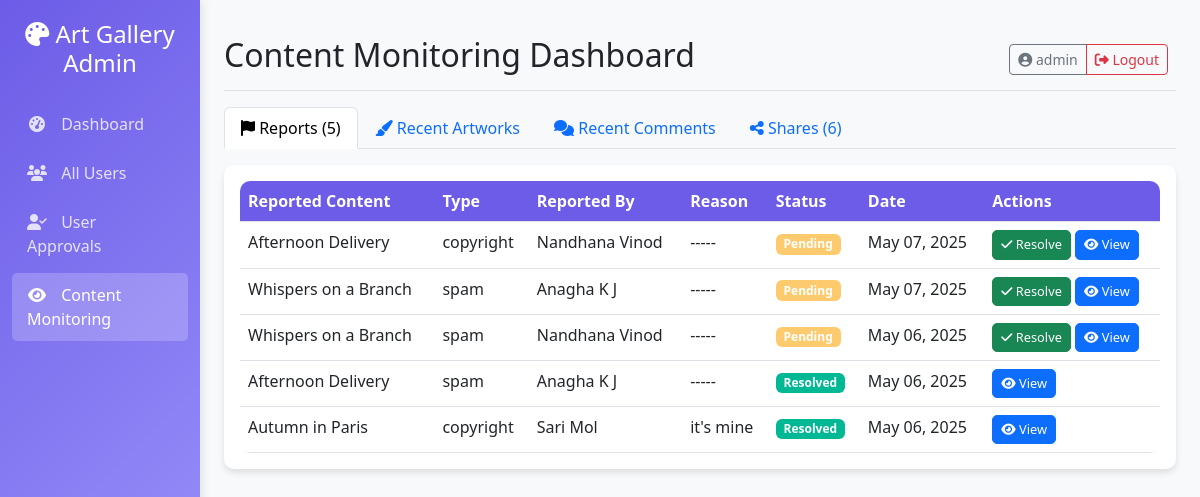
Page /admin_content/ (signed in) on the earlier database version.
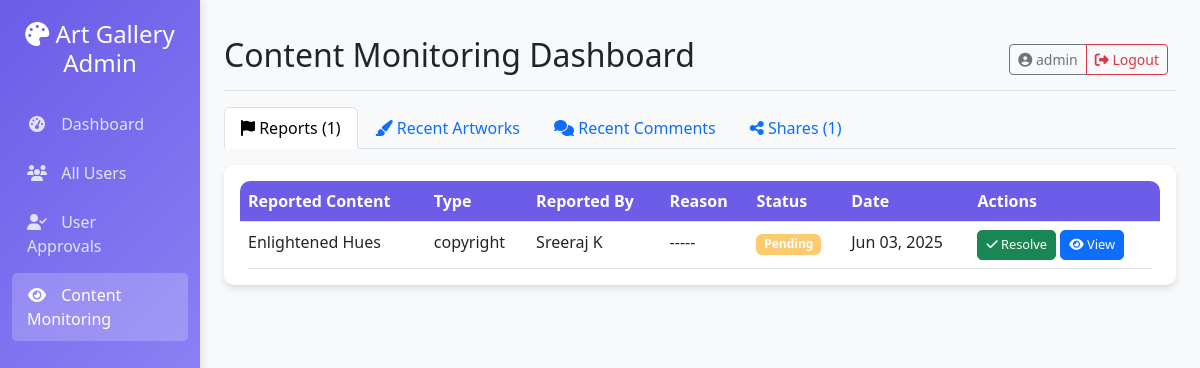
Same page on the later database version.
### Art/models.py (models this page shows, shortened)
class Report(models.Model):
    REPORT_TYPES = (
        ('spam', 'Spam'),
        ('inappropriate', 'Inappropriate Content'),
        ('copyright', 'Copyright Violation'),
        ('other', 'Other')
    )
    reporter = models.ForeignKey(
        User,
        on_delete=models.CASCADE,
        limit_choices_to={'is_approved': True}
    )
    artwork = models.ForeignKey(
        Artwork,
        on_delete=models.CASCADE
    )
    report_type = models.CharField(max_length=20, choices=REPORT_TYPES)
    details = models.TextField(blank=True)
    created_at = models.DateTimeField(auto_now_add=True)
    is_resolved = models.BooleanField(default=False)
    resolved_by = models.ForeignKey(
        User,
        on_delete=models.SET_NULL,
        null=True,
        blank=True,
        related_name='resolved_reports',
        limit_choices_to={'is_superuser': True}
    )
    class Meta:
        ordering = ['-created_at']

class Artwork(models.Model):
    artist = models.ForeignKey(
        User,
        on_delete=models.CASCADE,
        limit_choices_to={'user_type': 'artist', 'is_approved': True}
    )
    title = models.CharField(max_length=200)
    image = models.ImageField(upload_to='artworks/')
    description = models.TextField(blank=True)
    upload_date = models.DateTimeField(auto_now_add=True)
    tags = models.CharField(max_length=255, blank=True)
    class Meta:
        ordering = ['-upload_date']

class User(AbstractUser):
    USER_TYPE_CHOICES = (
        ('artist', 'Artist'),
        ('viewer', 'Viewer')
    )
    user_type = models.CharField(max_length=10, choices=USER_TYPE_CHOICES)
    bio = models.TextField(blank=True)
    profile_picture = models.ImageField(upload_to='profiles/', blank=True)
    website = models.URLField(blank=True)
    created_at = models.DateTimeField(auto_now_add=True)
    class Meta:
        permissions = [
            ("approve_user", "Can approve/reject user accounts"),
            ("manage_content", "Can moderate content")
        ]

### Art/views.py (the view)
# urls.py: path('admin_content/', views.content_monitoring, name='admin_content_monitoring'),
@login_required(login_url='login')
def content_monitoring(request):
    artworks = Artwork.objects.all().order_by('-upload_date')
    comments = Comment.objects.all().order_by('-created_at')
    reports = Report.objects.all().order_by('-created_at')
    shares = Share.objects.all().order_by('-shared_at')
    return render(request, 'adminT/content_monitoring.html', {
        'artworks': artworks[:20],
        'comments': comments[:20],
        'reports': reports,
        'shares': shares[:50],
    })

### Art/templates/adminT/content_monitoring.html (shortened to what the changed rows need)
{% extends 'adminT/admin_base.html' %}
{% block heading %}Content Monitoring Dashboard{% endblock %}
{% block content %}
<ul class="nav nav-tabs" id="contentTabs" role="tablist">
    <li class="nav-item" role="presentation">
        <button class="nav-link active" id="reports-tab" data-bs-toggle="tab" data-bs-target="#reports" type="button"
            role="tab" aria-controls="reports" aria-selected="true">
            <i class="fas fa-flag"></i> Reports ({{ reports.count }})
        </button>
    </li>
    <li class="nav-item" role="presentation">
        <button class="nav-link" id="shares-tab" data-bs-toggle="tab" data-bs-target="#shares" type="button" role="tab"
            aria-controls="shares" aria-selected="false">
            <i class="fas fa-share-alt"></i> Shares ({{ shares.count }})
        </button>
    </li>
</ul>
<div class="tab-content mt-3" id="contentTabsContent">
    <div class="tab-pane fade show active" id="reports" role="tabpanel" aria-labelledby="reports-tab">
        <div class="card">
            <div class="card-body">
                {% if reports %}
                <div class="table-responsive">
                    <table class="table table-hover">
                        <thead>
                            <tr>
                                <th>Reported Content</th>
                                <th>Type</th>
                                <th>Reported By</th>
                                <th>Reason</th>
                                <th>Status</th>
                                <th>Date</th>
                                <th>Actions</th>
                            </tr>
                        </thead>
                        <tbody>
                            {% for report in reports %}
                            <tr>
                                <td>{{ report.artwork.title|truncatechars:30 }}</td>
                                <td>{{ report.report_type }}</td>
                                <td>{{ report.reporter.first_name }} {{ report.reporter.last_name }}</td>
                                <td>
                                    {% if report.details %}
                                    {{ report.details }}
                                    {% else %}
                                    -----
                                    {% endif %}
                                </td>
                                <td>
                                    <span
                                        class="badge {% if report.is_resolved %}badge-resolved{% else %}badge-pending{% endif %}">
                                        {% if report.is_resolved %}Resolved{% else %}Pending{% endif %}
                                    </span>
                                </td>
                                <td>{{ report.created_at|date:"M d, Y" }}</td>
                                <td>
                                    {% if not report.is_resolved %}
                                    <form method="POST" action="{% url 'resolve_report' report.id %}" class="d-inline">
                                        <button type="submit" class="btn btn-sm btn-success action-btn">
                                            <i class="fas fa-check"></i> Resolve
                                        </button>
                                    </form>
                                    {% endif %}
                                    <button class="btn btn-sm btn-primary action-btn" data-bs-toggle="modal"
                                        data-bs-target="#reportModal{{ report.id }}">
                                        <i class="fas fa-eye"></i> View
                                    </button>
                                </td>
                            </tr>
                            {% endfor %}
                        </tbody>
                    </table>
                </div>
                {% else %}
                <div class="alert alert-success">
                    <i class="fas fa-check-circle"></i> There are no active reports at this time.
                </div>
                {% endif %}
            </div>
        </div>
    </div>
</div>
{% endblock %}

Differences in the rows shown:
removed Report: artwork "Afternoon Delivery", report_type "copyright", reporter.first_name "Nandhana", reporter.last_name "Vinod", is_resolved "Pending", created_at "May 07, 2025"
removed Report: artwork "Whispers on a Branch", report_type "spam", reporter.first_name "Anagha", reporter.last_name "K J", is_resolved "Pending", created_at "May 07, 2025"
removed Report: artwork "Whispers on a Branch", report_type "spam", reporter.first_name "Nandhana", reporter.last_name "Vinod", is_resolved "Pending", created_at "May 06, 2025"
removed Report: artwork "Afternoon Delivery", report_type "spam", reporter.first_name "Anagha", reporter.last_name "K J", is_resolved "Resolved", created_at "May 06, 2025"
removed Report: artwork "Autumn in Paris", report_type "copyright", reporter.first_name "Sari", reporter.last_name "Mol", details "it's mine", is_resolved "Resolved", created_at "May 06, 2025"
added Report: artwork "Enlightened Hues", report_type "copyright", reporter.first_name "Sreeraj", reporter.last_name "K", is_resolved "Pending", created_at "Jun 03, 2025"
Other differences:
{{ reports.count }}: "5" → "1"
{{ shares.count }}: "6" → "1"
